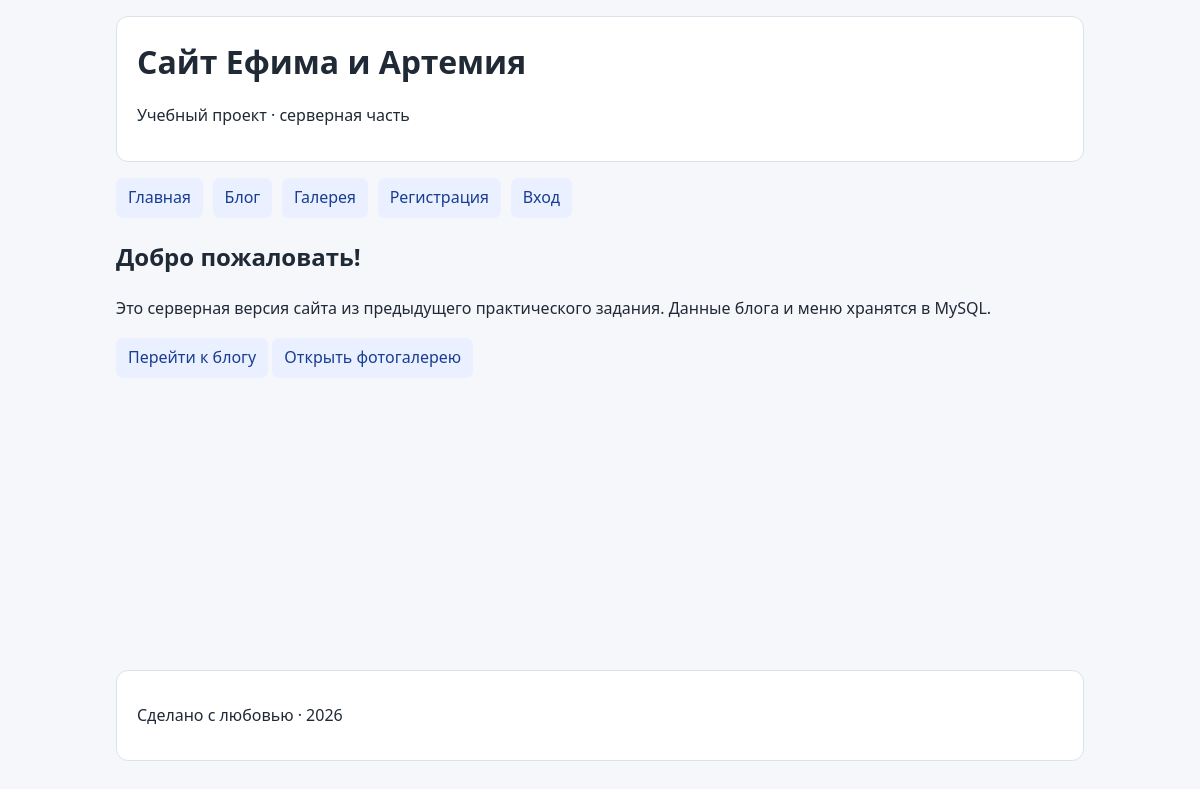
The page / on the database its author committed.
### tables this page shows
CREATE TABLE IF NOT EXISTS menu_items (
  id INT NOT NULL AUTO_INCREMENT PRIMARY KEY,
  title VARCHAR(100) NOT NULL,
  url VARCHAR(255) NOT NULL,
  order_num INT NOT NULL DEFAULT 0,
  is_published TINYINT(1) NOT NULL DEFAULT 1
);

### src/db.php (the view, shortened to what this page needs)
<?php
$db = new PDO(
  sprintf(
    'mysql:host=%s;dbname=%s;charset=utf8mb4',
    getenv('DB_HOST') ?: 'db',
    getenv('DB_NAME') ?: 'database'
  ),
  getenv('DB_USER') ?: 'user',
  getenv('DB_PASSWORD') ?: 'user_password',
  [PDO::ATTR_ERRMODE => PDO::ERRMODE_EXCEPTION, PDO::ATTR_DEFAULT_FETCH_MODE => PDO::FETCH_ASSOC]
);
function e(?string $value): string
{
  return htmlspecialchars($value ?? '', ENT_QUOTES | ENT_SUBSTITUTE, 'UTF-8');
}
function isLoggedIn(): bool
{
  return isset($_SESSION['user_id']);
}
function getMenu(): string
{
  global $db;
  $items = $db->query('SELECT title, url FROM menu_items WHERE is_published = 1 ORDER BY order_num, id')->fetchAll();
  $html = '<ul>';
  foreach ($items as $item) {
    $html .= '<li><a href="' . e($item['url']) . '">' . e($item['title']) . '</a></li>';
  }
  if (isLoggedIn()) {
    $html .= '<li><a href="/gallery.php">Мои изображения</a></li><li><a href="/admin_menu.php">Управление меню</a></li><li><a href="/import.php">Импорт XML</a></li><li><a href="/logout.php">Выход</a></li>';
  } else {
    $html .= '<li><a href="/register.php">Регистрация</a></li><li><a href="/login.php">Вход</a></li>';
  }
  return $html . '</ul>';
}

### src/header.php (style rules this page uses)
:root { font: 16px/1.6 system-ui, sans-serif; color: #202936; background: #f5f7fb }
* { box-sizing: border-box }
body { max-width: 1000px; margin: 0 auto; padding: 1rem }
nav ul { display: flex; gap: .6rem; flex-wrap: wrap; list-style: none; padding: 0 }
nav a, .button { display: inline-block; padding: .45rem .75rem; border-radius: 7px; background: #eaf0ff; color: #173e91; text-decoration: none; border: 0; cursor: pointer; font: inherit }

### rows shown on the page
menu_items: title "Главная"
menu_items: title "Блог"
menu_items: title "Галерея"
